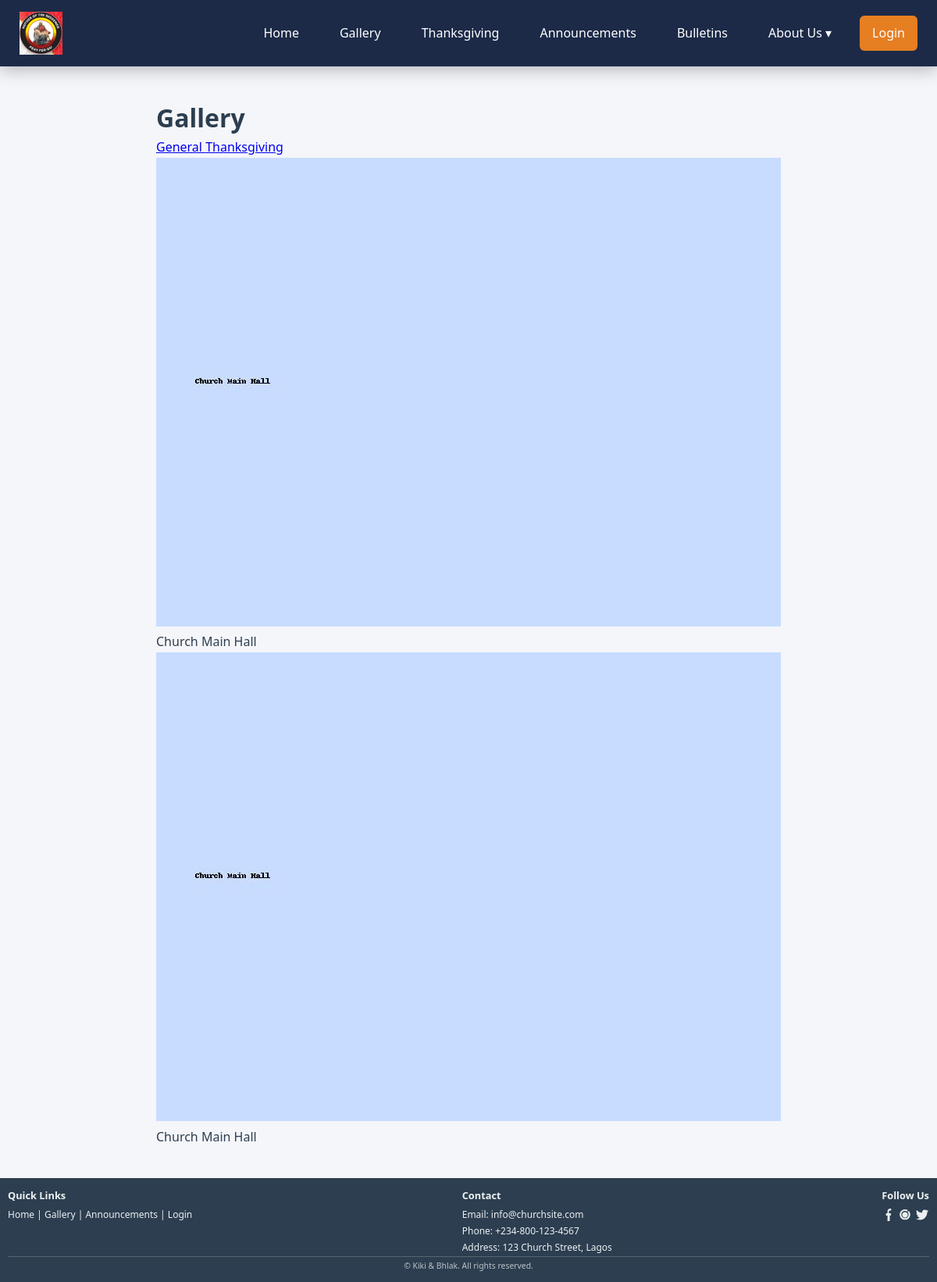
The app's page /gallery/, older data.
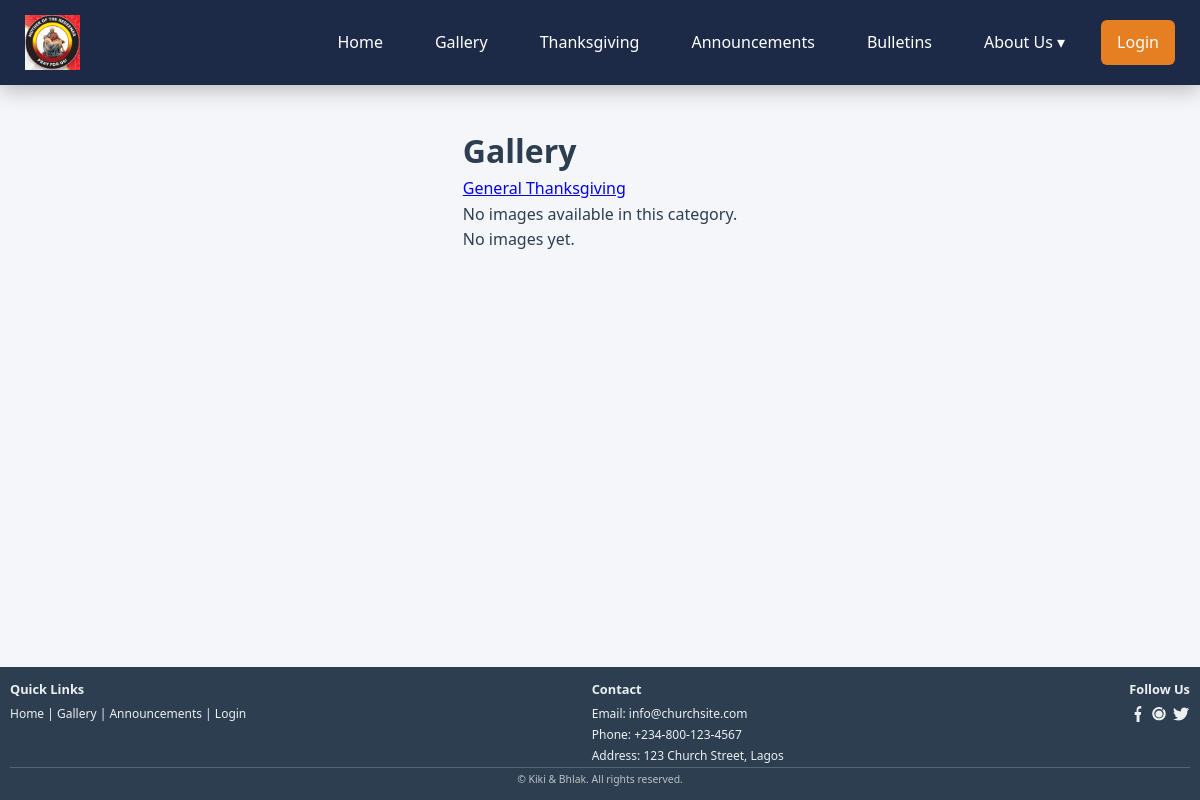
The same page, newer data.
### gallery/models.py (models this page shows, shortened)
class GalleryImage(models.Model):
    CATEGORY_CHOICES = [
        ("general", "General Gallery"),
        ("thanksgiving", "Thanksgiving"),
    ]
    image = models.ImageField(upload_to="gallery/")
    caption = models.CharField(max_length=255, blank=True)
    category = models.CharField(max_length=20, choices=CATEGORY_CHOICES, default="general")
    uploaded_at = models.DateTimeField(auto_now_add=True)

### gallery/views.py (the view)
# urls.py: path("gallery/", views.gallery, name="gallery"),
def gallery(request):
    category = request.GET.get("category", "general")
    images = GalleryImage.objects.filter(category=category).order_by("-uploaded_at")
    return render(request, "gallery.html", {"images": images, "selected_category": category})

### templates/gallery.html (shortened to what this page needs)
{% extends "base.html" %}
{% load static %}
{% block content %}
<h1>Gallery</h1>
<div class="category-filters">
    <a href="{% url 'gallery' %}?category=general"
       class="filter-btn {% if selected_category == 'general' %}active{% endif %}">
       General
    </a>
    <a href="{% url 'gallery' %}?category=thanksgiving"
       class="filter-btn {% if selected_category == 'thanksgiving' %}active{% endif %}">
       Thanksgiving
    </a>
</div>
<div class="gallery-list">
    {% for img in images %}
        <div class="gallery-item">
            <img src="{{ img.image.url }}" alt="{{ img.caption }}">
            {% if img.caption %}
                <p class="caption">{{ img.caption }}</p>
            {% endif %}
        </div>
    {% empty %}
        <p>No images available in this category.</p>
    {% endfor %}
</div>
<div class="gallery-list">
  {% for img in images %}
    <div class="gallery-item">
        <img src="{{ img.image.url }}" alt="{{ img.caption }}" class="gallery-image">
        {% if img.caption %}
            <p class="caption">{{ img.caption }}</p>
        {% endif %}
    </div>
{% empty %}
    <p>No images yet.</p>
{% endfor %}
</div>
{% endblock %}

Row changes from the older to the newer data that the page shows:
removed GalleryImage: image (picture), caption "Church Main Hall"
Text that changed along with them:
text now shown: "No images available in this category. No images yet."
